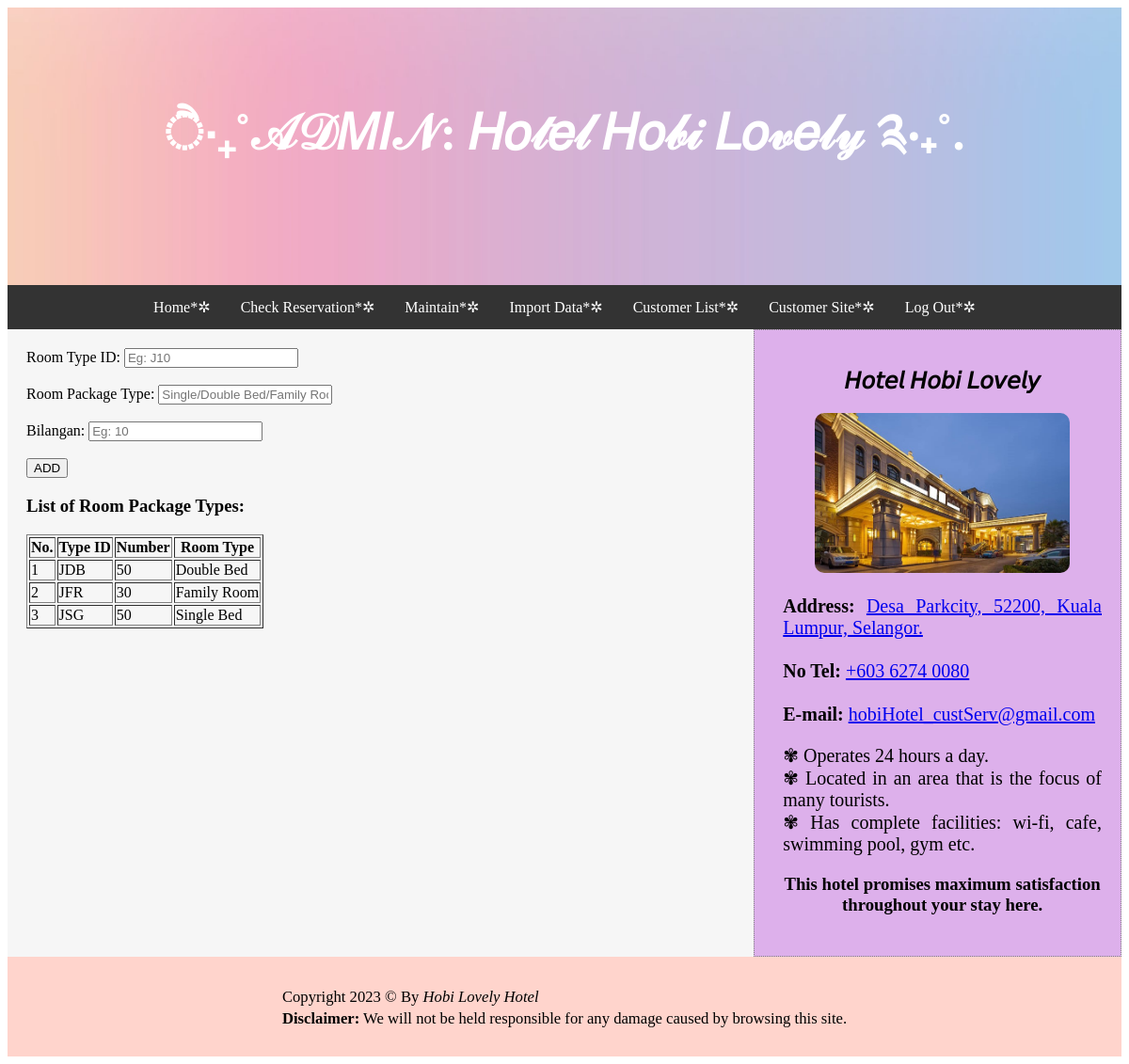
The page /admin/selenggarajenis.php on the database its author committed.
### tables this page shows
CREATE TABLE `jenis` (
  `idjenis` char(5) NOT NULL,
  `bilangan` char(2) NOT NULL,
  `jenisbilik` char(50) NOT NULL
);

### admin/paparjenis.php (the view, shortened to what this page needs)
<h3>List of Room Package Types:</h3>
<table border="1">
	<tr>
		<th>No.</th>
		<th>Type ID</th>
		<th>Number</th>
		<th>Room Type</th>
	</tr>
	<?php
	include 'capaian.php';
	$SQL="SELECT* from jenis";
	$panggil=mysqli_query($connect,$SQL);
	$i=0;
	while ($data=mysqli_fetch_array($panggil)) {
		$jenis=$data['idjenis'];
		$bilangan=$data['bilangan'];
		$jenisbilik=$data['jenisbilik'];
		$i++;
		echo "<tr><td>$i</td>
		<td>$jenis</td>
		<td>$bilangan</td>
		<td>$jenisbilik</td>";
	}
	?>
</table>

### admin/style1.css (style rules this page uses)
* { box-sizing: border-box; }
body { font-family: Garamond, serif; }

### rows shown on the page
jenis: idjenis "JDB", bilangan "50", jenisbilik "Double Bed"
jenis: idjenis "JFR", bilangan "30", jenisbilik "Family Room"
jenis: idjenis "JSG", bilangan "50", jenisbilik "Single Bed"
